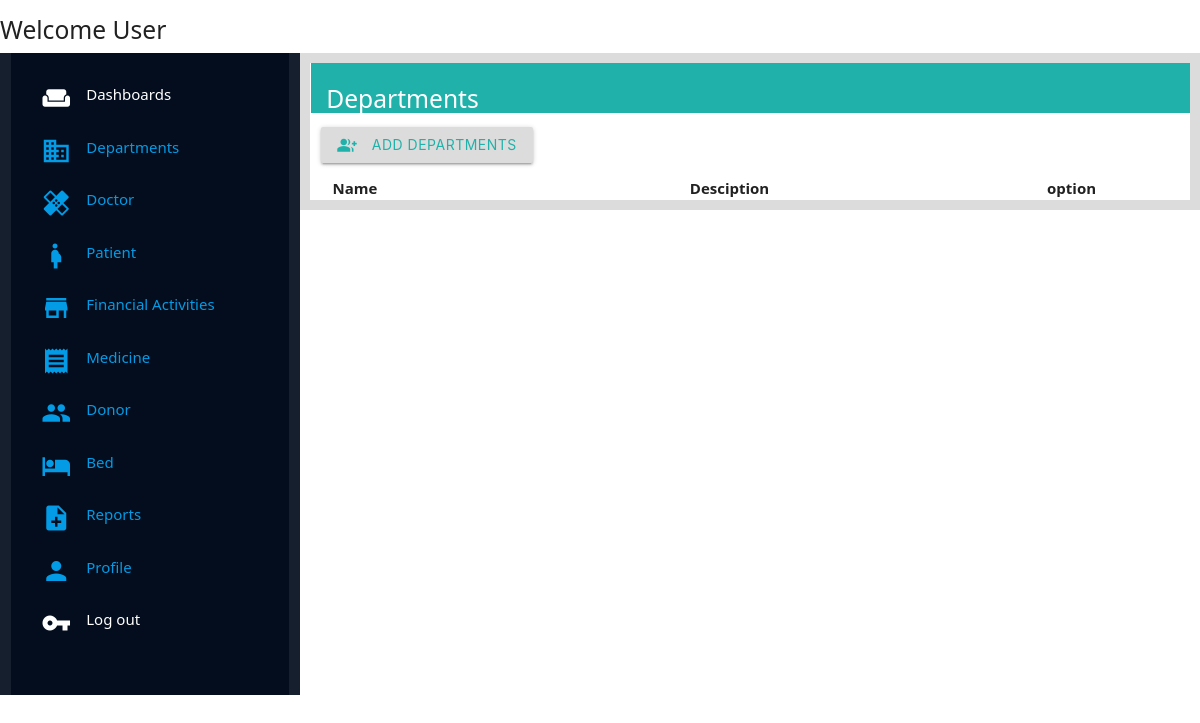
The app's page /management/departments/, older data.
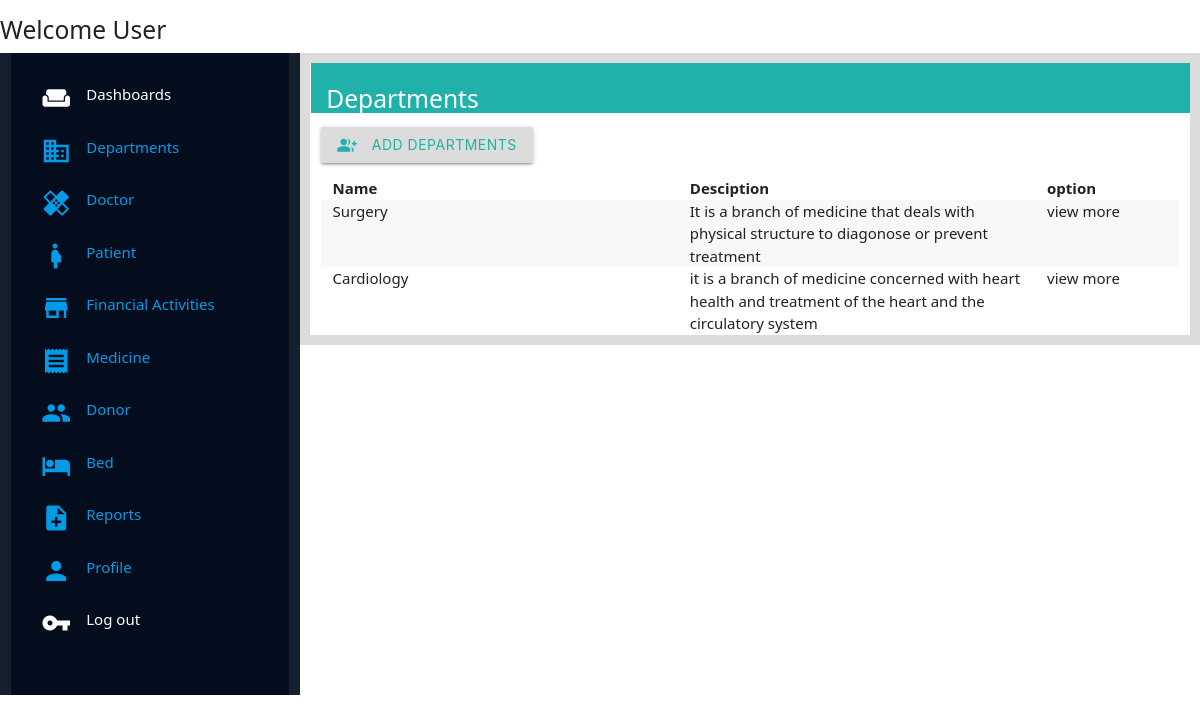
The same page, newer data.
### management/models.py (models this page shows, shortened)
class Department(models.Model):
    Department_name = models.CharField(max_length=250, unique=True, blank=True, null=True)
    Department_details = models.TextField(max_length=1000, null=True, blank=True)

### management/views.py (the view)
# urls.py: path('departments/',views.departments_page, name="departments_page"),
def departments_page(request):
    departments = Department.objects.all()
    context ={
        'departments':departments
    }
    return render(request,'management/Pages/departments_page.html',context)

### management/templates/management/Pages/departments_page.html
{% extends 'management/index.html' %}
{% load static %}
{% block content %}
<div class="wrapper">
    <div class="title-holder">
        <h5 class="title">Departments</h5>
    </div>
    <div class="body-wrapper">
        <button class="btn add-btn"><i class="small material-icons left">group_add</i> Add Departments</button>
    </div>
    <div class="display-list">
        <table class="striped">
        <thead>
          <tr class="row">
              <th class="col l5">Name</th>
              <th class="col l5">Desciption</th>
              <th class="col l2">option</th>
          </tr>
        </thead>
        <tbody>
          {% for deparment in departments %}
          <tr class="row">
            <td class="col l5">{{deparment.Department_name}}</td>
            <td class="col l5">{{deparment.Department_details}}</td>
            <td class="col l2">view more</td>
          </tr>
          {% endfor %}
        </tbody>
      </table>
    </div>
</div>
{% endblock content %}

Row changes from the older to the newer data that the page shows:
added Department: Department_name "Surgery", Department_details "It is a branch of medicine that deals with physical structure to diagonose or prevent treatment"
added Department: Department_name "Cardiology", Department_details "it is a branch of medicine concerned with heart health and treatment of the heart and the circulatory system"
